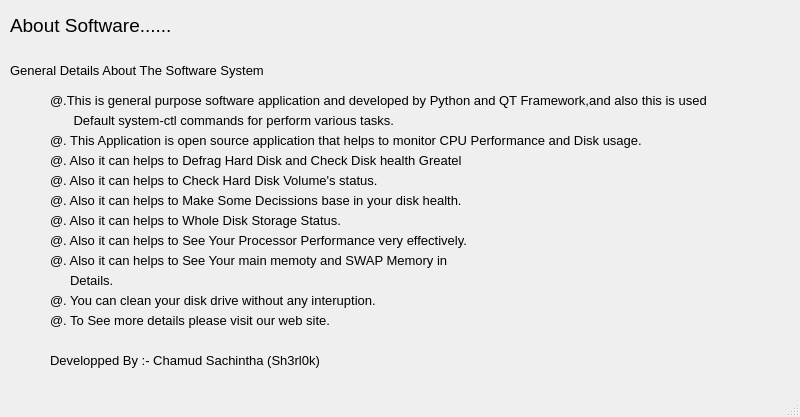
<?xml version="1.0" encoding="UTF-8"?>
<ui version="4.0">
 <class>AboutSoftwareWindow</class>
 <widget class="QMainWindow" name="AboutSoftwareWindow">
  <property name="geometry">
   <rect>
    <x>0</x>
    <y>0</y>
    <width>800</width>
    <height>417</height>
   </rect>
  </property>
  <property name="windowTitle">
   <string>MainWindow</string>
  </property>
  <widget class="QWidget" name="centralwidget">
   <widget class="QLabel" name="label">
    <property name="geometry">
     <rect>
      <x>10</x>
      <y>10</y>
      <width>281</width>
      <height>31</height>
     </rect>
    </property>
    <property name="font">
     <font>
      <pointsize>14</pointsize>
     </font>
    </property>
    <property name="text">
     <string>About Software......</string>
    </property>
   </widget>
   <widget class="QLabel" name="label_12">
    <property name="geometry">
     <rect>
      <x>10</x>
      <y>60</y>
      <width>261</width>
      <height>21</height>
     </rect>
    </property>
    <property name="font">
     <font>
      <pointsize>10</pointsize>
     </font>
    </property>
    <property name="text">
     <string>General Details About The Software System</string>
    </property>
   </widget>
   <widget class="QLabel" name="label_13">
    <property name="geometry">
     <rect>
      <x>50</x>
      <y>90</y>
      <width>741</width>
      <height>21</height>
     </rect>
    </property>
    <property name="font">
     <font>
      <pointsize>10</pointsize>
     </font>
    </property>
    <property name="text">
     <string>@.This is general purpose software application and developed by Python and QT Framework,and also this is used</string>
    </property>
   </widget>
   <widget class="QLabel" name="label_14">
    <property name="geometry">
     <rect>
      <x>70</x>
      <y>110</y>
      <width>401</width>
      <height>21</height>
     </rect>
    </property>
    <property name="font">
     <font>
      <pointsize>10</pointsize>
     </font>
    </property>
    <property name="text">
     <string> Default system-ctl commands for perform various tasks.</string>
    </property>
   </widget>
   <widget class="QLabel" name="label_15">
    <property name="geometry">
     <rect>
      <x>50</x>
      <y>130</y>
      <width>741</width>
      <height>21</height>
     </rect>
    </property>
    <property name="font">
     <font>
      <pointsize>10</pointsize>
     </font>
    </property>
    <property name="text">
     <string>@. This Application is open source application that helps to monitor CPU Performance and Disk usage.</string>
    </property>
   </widget>
   <widget class="QLabel" name="label_16">
    <property name="geometry">
     <rect>
      <x>50</x>
      <y>150</y>
      <width>411</width>
      <height>21</height>
     </rect>
    </property>
    <property name="font">
     <font>
      <pointsize>10</pointsize>
     </font>
    </property>
    <property name="text">
     <string>@. Also it can helps to Defrag Hard Disk and Check Disk health Greately.</string>
    </property>
   </widget>
   <widget class="QLabel" name="label_17">
    <property name="geometry">
     <rect>
      <x>50</x>
      <y>170</y>
      <width>421</width>
      <height>21</height>
     </rect>
    </property>
    <property name="font">
     <font>
      <pointsize>10</pointsize>
     </font>
    </property>
    <property name="text">
     <string>@. Also it can helps to Check Hard Disk Volume's status.</string>
    </property>
   </widget>
   <widget class="QLabel" name="label_18">
    <property name="geometry">
     <rect>
      <x>50</x>
      <y>190</y>
      <width>421</width>
      <height>21</height>
     </rect>
    </property>
    <property name="font">
     <font>
      <pointsize>10</pointsize>
     </font>
    </property>
    <property name="text">
     <string>@. Also it can helps to Make Some Decissions base in your disk health.</string>
    </property>
   </widget>
   <widget class="QLabel" name="label_19">
    <property name="geometry">
     <rect>
      <x>50</x>
      <y>250</y>
      <width>421</width>
      <height>21</height>
     </rect>
    </property>
    <property name="font">
     <font>
      <pointsize>10</pointsize>
     </font>
    </property>
    <property name="text">
     <string>@. Also it can helps to See Your main memoty and SWAP Memory in</string>
    </property>
   </widget>
   <widget class="QLabel" name="label_20">
    <property name="geometry">
     <rect>
      <x>50</x>
      <y>210</y>
      <width>411</width>
      <height>21</height>
     </rect>
    </property>
    <property name="font">
     <font>
      <pointsize>10</pointsize>
     </font>
    </property>
    <property name="text">
     <string>@. Also it can helps to Whole Disk Storage Status.</string>
    </property>
   </widget>
   <widget class="QLabel" name="label_21">
    <property name="geometry">
     <rect>
      <x>50</x>
      <y>230</y>
      <width>421</width>
      <height>21</height>
     </rect>
    </property>
    <property name="font">
     <font>
      <pointsize>10</pointsize>
     </font>
    </property>
    <property name="text">
     <string>@. Also it can helps to See Your Processor Performance very effectively.</string>
    </property>
   </widget>
   <widget class="QLabel" name="label_22">
    <property name="geometry">
     <rect>
      <x>50</x>
      <y>290</y>
      <width>421</width>
      <height>21</height>
     </rect>
    </property>
    <property name="font">
     <font>
      <pointsize>10</pointsize>
     </font>
    </property>
    <property name="text">
     <string>@. You can clean your disk drive without any interuption.</string>
    </property>
   </widget>
   <widget class="QLabel" name="label_23">
    <property name="geometry">
     <rect>
      <x>50</x>
      <y>310</y>
      <width>421</width>
      <height>21</height>
     </rect>
    </property>
    <property name="font">
     <font>
      <pointsize>10</pointsize>
     </font>
    </property>
    <property name="text">
     <string>@. To See more details please visit our web site.</string>
    </property>
   </widget>
   <widget class="QLabel" name="label_24">
    <property name="geometry">
     <rect>
      <x>70</x>
      <y>270</y>
      <width>161</width>
      <height>21</height>
     </rect>
    </property>
    <property name="font">
     <font>
      <pointsize>10</pointsize>
     </font>
    </property>
    <property name="text">
     <string>Details.</string>
    </property>
   </widget>
   <widget class="QLabel" name="label_2">
    <property name="geometry">
     <rect>
      <x>500</x>
      <y>150</y>
      <width>271</width>
      <height>221</height>
     </rect>
    </property>
    <property name="text">
     <string/>
    </property>
    <property name="pixmap">
     <pixmap>C:/Users/Sherlock/Downloads/131-1318667_performance-monitoring-application-performance-management-apm-logo-hd.png</pixmap>
    </property>
    <property name="scaledContents">
     <bool>true</bool>
    </property>
   </widget>
   <widget class="QLabel" name="label_25">
    <property name="geometry">
     <rect>
      <x>50</x>
      <y>350</y>
      <width>421</width>
      <height>21</height>
     </rect>
    </property>
    <property name="font">
     <font>
      <pointsize>10</pointsize>
     </font>
    </property>
    <property name="text">
     <string>Developped By :- Chamud Sachintha (Sh3rl0k)</string>
    </property>
   </widget>
  </widget>
  <widget class="QMenuBar" name="menubar">
   <property name="geometry">
    <rect>
     <x>0</x>
     <y>0</y>
     <width>800</width>
     <height>21</height>
    </rect>
   </property>
  </widget>
  <widget class="QStatusBar" name="statusbar"/>
 </widget>
 <resources/>
 <connections/>
</ui>
